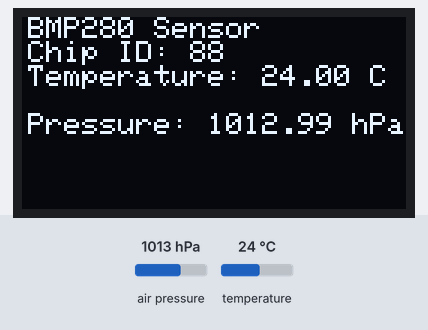
Simulated run of this program. Board: ATmega328P, built with avr-gcc and emulated at 16 MHz. Shown: 128×64 one-colour display. Wiring (inferred from the names in the program): SSD1306 OLED at I2C address 0x3C; BMP280 pressure sensor at I2C address 0x76. The test bench sets the inputs (shaded band); at power-on: air pressure 1013 hPa, temperature 24 °C. What the program prints to the serial monitor is not drawn.

Above: at 2.9 s.
3.0 s: air pressure set to 952 hPa
At 5.2 s:
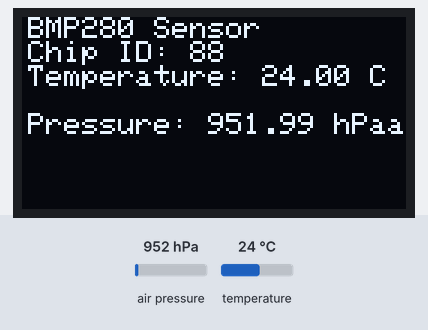
5.9 s: temperature set to 12 °C
At 7.7 s:
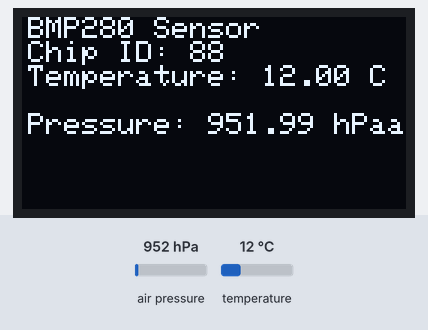
8.0 s: air pressure set to 975 hPa
At 9.9 s:
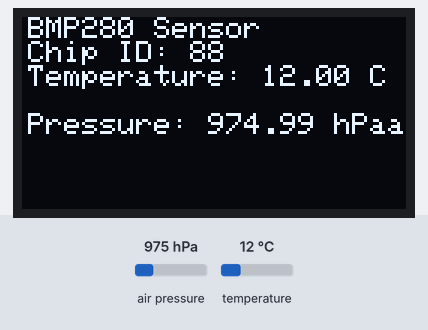
10.2 s: temperature set to 19 °C
Timing chart, 0 to 13.2 s (numbered marks = the images above; inputs shaded):
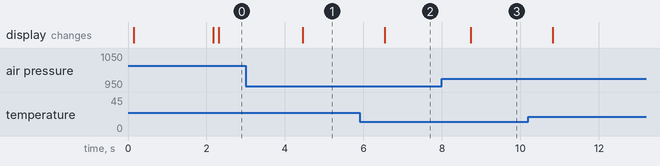

Measured:
- after the input at 3.0 s, the display: changes after 1.5 s (image 1)
- after the input at 5.9 s, the display: changes after 0.65 s (image 2)
- after the input at 8.0 s, the display: changes after 0.73 s (image 3)

The program:

main.c
```c
#include"BMP280.h"
#include"i2c.h"
#include"oled.h"
#include"uart.h"
#include<avr/io.h>
#include<util/delay.h>
int main(void)
{
    uint8_t chip_id;
    int32_t raw_temperature, raw_pressure;
    int32_t temp_integer, temp_decimal;
    int32_t pressure_integer, pressure_decimal;
    int32_t temp_absolute;

    //initialize i2c, bmp280, oled and uart
    i2c_init();
    bmp280_init();
    oled_init();
    UART_Init();
    //read bmp280 chip id and display it on uart and oled
    chip_id =bmp280_read_chip_id();
    uart_clear();
     UART_TxString("Chip ID: ");
    UART_TxHex(chip_id);
    UART_TxString("\r\n");
    oled_set_cursor(0,0);
    //display bmp280 sensor on oled
    oled_print("BMP280 Sensor");
    _delay_ms(2000);
    oled_set_cursor(1,0);
    //display chip id on oled
    oled_print("Chip ID: ");
    oled_print_uint8(chip_id);
     //temperature and pressure calibration data it is read only once and stored in static variables for later use
     bmp280_read_calibration_data();

    while(1)
    {

       //read bmp280 raw data

        raw_temperature = bmp280_read_raw_temperature();
        raw_pressure = bmp280_read_raw_pressure();
        UART_TxString("Raw Temperature: ");
        UART_TxNumber(raw_temperature);
        UART_TxString("\r\n");
        UART_TxString("Raw Pressure: ");
        UART_TxNumber(raw_pressure);
        UART_TxString("\r\n");


        //temperature and pressure compensation

          int32_t temperature = bmp280_compensate_temperature(raw_temperature);
          uint32_t pressure = bmp280_compensate_pressure(raw_pressure);
          //
          if(temperature < 0)
          {
            temp_absolute = -temperature;
              oled_set_cursor(2,0);
              oled_print("Temperature: -");

              UART_TxString("Temperature: -");
              UART_TxNumber(temp_absolute);
              UART_TxString("\r\n");
          }
          else
          {
            temp_absolute = temperature;
              UART_TxString("Temperature: ");
              UART_TxNumber(temp_absolute);
              UART_TxString("\r\n");
              oled_set_cursor(2,0);
              oled_print("Temperature: ");

          }
          //display temperature in celsius with 2 decimal places, temperature is in hundredths of a degree celsius, so divide by 100 to get degrees celsius
          temp_integer = temp_absolute / 100;
          temp_decimal = temp_absolute % 100;
          //always display 2 decimal places for temperature, if temp_decimal is less than 10, add a leading zero
          if(temp_decimal < 10)
          {

              oled_print_uint32(temp_integer);
              oled_print(".");
              oled_print_uint32(0);
              oled_print_uint32(temp_decimal);
              oled_print(" C");
          }
          else
          {

              oled_print_uint32(temp_integer);
              oled_print(".");
              oled_print_uint32(temp_decimal);
              oled_print(" C");
          }
          //pressure display in hPa, pressure is in Pa, so divide by 100 to get hPa
          pressure_integer = pressure / 100;
          pressure_decimal = pressure % 100;
          //always display 2 decimal places for pressure, if pressure_decimal is less than 10, add a leading zero
            if(pressure_decimal < 10)
              {
                oled_set_cursor(4,0);
                oled_print("Pressure: ");
                oled_print_uint32(pressure_integer);
                oled_print(".");
                oled_print_uint32(0);
                oled_print_uint32(pressure_decimal);
                oled_print(" hPa");
              }
            else
              {
                oled_set_cursor(4,0);
                oled_print("Pressure: ");
                oled_print_uint32(pressure_integer);
                oled_print(".");
                oled_print_uint32(pressure_decimal);
                oled_print(" hPa");
              }
        _delay_ms(2000);
    }
}
```

BMP280.c
```c
#define F_CPU 16000000UL

#include <avr/io.h>
#include <stdint.h>
#include <util/delay.h>

#include "bmp280.h"
#include "i2c.h"
#include "uart.h"

/* BMP280 I2C Address */
#define BMP280_ADDR        0x76

/* BMP280 Registers */
#define BMP280_CHIP_ID     0xD0
#define BMP280_RESET       0xE0
#define BMP280_CTRL_MEAS   0xF4
#define BMP280_CONFIG      0xF5

#define BMP280_PRESS_MSB   0xF7
#define BMP280_TEMP_MSB    0xFA

/* Calibration data starts from 0x88 */
#define BMP280_CALIB_START 0x88


/* =========================================================
   Calibration Variables
   ========================================================= */

/* Temperature calibration coefficients */
static uint16_t dig_T1;
static int16_t  dig_T2;
static int16_t  dig_T3;

/* Pressure calibration coefficients */
static uint16_t dig_P1;
static int16_t  dig_P2;
static int16_t  dig_P3;
static int16_t  dig_P4;
static int16_t  dig_P5;
static int16_t  dig_P6;
static int16_t  dig_P7;
static int16_t  dig_P8;
static int16_t  dig_P9;

/* Used by pressure compensation */
static int32_t t_fine;


/* =========================================================
   Read BMP280 Chip ID
   ========================================================= */

uint8_t bmp280_read_chip_id(void)
{
    uint8_t chip_id;

    /* START */
    i2c_start();

    /* BMP280 address + WRITE */
    i2c_write(BMP280_ADDR << 1);

    /* Register address */
    i2c_write(BMP280_CHIP_ID);

    /* Repeated START */
    i2c_start();

    /* BMP280 address + READ */
    i2c_write((BMP280_ADDR << 1) | 1);

    /* Read one byte and send NACK */
    chip_id = i2c_read_nack();

    /* STOP */
    i2c_stop();

    return chip_id;
}


/* =========================================================
   Initialize BMP280
   ========================================================= */

void bmp280_init(void)
{
    i2c_start();

    /* BMP280 address + WRITE */
    i2c_write(BMP280_ADDR << 1);

    /* CTRL_MEAS register */
    i2c_write(BMP280_CTRL_MEAS);

    /*
       0x4F

       Temperature oversampling = x2
       Pressure oversampling   = x4
       Normal mode
    */
    i2c_write(0x4F);

    i2c_stop();

    _delay_ms(100);
}


/* =========================================================
   Read Calibration Data
   ========================================================= */

void bmp280_read_calibration_data(void)
{
    uint8_t data[24];

    /*
       Calibration registers:
       0x88 to 0x9F
       Total = 24 bytes
    */

    i2c_start();

    /* BMP280 address + WRITE */
    i2c_write(BMP280_ADDR << 1);

    /* Start calibration register */
    i2c_write(BMP280_CALIB_START);

    /* Repeated START */
    i2c_start();

    /* BMP280 address + READ */
    i2c_write((BMP280_ADDR << 1) | 1);

    /* Read first 23 bytes with ACK */
    for (uint8_t i = 0; i < 23; i++)
    {
        data[i] = i2c_read_ack();
    }

    /* Read last byte with NACK */
    data[23] = i2c_read_nack();

    i2c_stop();


    /* =====================================================
       Temperature Calibration Data
       ===================================================== */

    dig_T1 = (uint16_t)data[1] << 8 | data[0];

    dig_T2 = (int16_t)(
                (uint16_t)data[3] << 8 |
                data[2]
             );

    dig_T3 = (int16_t)(
                (uint16_t)data[5] << 8 |
                data[4]
             );


    /* =====================================================
       Pressure Calibration Data
       ===================================================== */

    dig_P1 = (uint16_t)data[7] << 8 | data[6];

    dig_P2 = (int16_t)(
                (uint16_t)data[9] << 8 |
                data[8]
             );

    dig_P3 = (int16_t)(
                (uint16_t)data[11] << 8 |
                data[10]
             );

    dig_P4 = (int16_t)(
                (uint16_t)data[13] << 8 |
                data[12]
             );

    dig_P5 = (int16_t)(
                (uint16_t)data[15] << 8 |
                data[14]
             );

    dig_P6 = (int16_t)(
                (uint16_t)data[17] << 8 |
                data[16]
             );

    dig_P7 = (int16_t)(
                (uint16_t)data[19] << 8 |
                data[18]
             );

    dig_P8 = (int16_t)(
                (uint16_t)data[21] << 8 |
                data[20]
             );

    dig_P9 = (int16_t)(
                (uint16_t)data[23] << 8 |
                data[22]
             );
}


/* =========================================================
   Read Raw Temperature
   ========================================================= */

int32_t bmp280_read_raw_temperature(void)
{
    uint8_t msb;
    uint8_t lsb;
    uint8_t xlsb;

    int32_t raw_temperature;

    i2c_start();

    /* BMP280 address + WRITE */
    i2c_write(BMP280_ADDR << 1);

    /* Temperature MSB register = 0xFA */
    i2c_write(BMP280_TEMP_MSB);

    /* Repeated START */
    i2c_start();

    /* BMP280 address + READ */
    i2c_write((BMP280_ADDR << 1) | 1);

    /* Read 3 bytes */
    msb  = i2c_read_ack();
    lsb  = i2c_read_ack();
    xlsb = i2c_read_nack();

    i2c_stop();


    /*
       BMP280 temperature is 20-bit.

       MSB  -> bits 19:12
       LSB  -> bits 11:4
       XLSB -> bits 3:0
    */

    raw_temperature =
          ((int32_t)msb << 12)
        | ((int32_t)lsb << 4)
        | ((int32_t)xlsb >> 4);

    return raw_temperature;
}


/* =========================================================
   Read Raw Pressure
   ========================================================= */

int32_t bmp280_read_raw_pressure(void)
{
    uint8_t msb;
    uint8_t lsb;
    uint8_t xlsb;

    int32_t raw_pressure;

    i2c_start();

    /* BMP280 address + WRITE */
    i2c_write(BMP280_ADDR << 1);

    /* Pressure MSB register = 0xF7 */
    i2c_write(BMP280_PRESS_MSB);

    /* Repeated START */
    i2c_start();

    /* BMP280 address + READ */
    i2c_write((BMP280_ADDR << 1) | 1);

    /* Read 3 bytes */
    msb  = i2c_read_ack();
    lsb  = i2c_read_ack();
    xlsb = i2c_read_nack();

    i2c_stop();


    /*
       BMP280 pressure is 20-bit.

       MSB  -> bits 19:12
       LSB  -> bits 11:4
       XLSB -> bits 3:0
    */

    raw_pressure =
          ((int32_t)msb << 12)
        | ((int32_t)lsb << 4)
        | ((int32_t)xlsb >> 4);

    return raw_pressure;
}


/* =========================================================
   Temperature Compensation
   =========================================================

   Input:
       adc_T = raw temperature ADC value

   Output:
       Temperature in 0.01 degree Celsius

       Example:
       2534 = 25.34 °C
   ========================================================= */

int32_t bmp280_compensate_temperature(int32_t adc_T)
{
    int32_t var1;
    int32_t var2;
    int32_t temperature;


    /* First calculation */

    var1 =
        ((((adc_T >> 3) -
        ((int32_t)dig_T1 << 1))
        * ((int32_t)dig_T2)) >> 11);


    /* Second calculation */

    var2 =
        (((((adc_T >> 4) -
        ((int32_t)dig_T1)) *
        ((adc_T >> 4) -
        ((int32_t)dig_T1))) >> 12)
        * ((int32_t)dig_T3) >> 14);


    /* t_fine is required for pressure calculation */

    t_fine = var1 + var2;


    /* Temperature in 0.01 °C */

    temperature =
        (t_fine * 5 + 128) >> 8;


    return temperature;
}


/* =========================================================
   Pressure Compensation
   =========================================================

   Input:
       adc_P = raw pressure ADC value

   Output:
       Pressure in Pa
   ========================================================= */

uint32_t bmp280_compensate_pressure(int32_t adc_P)
{
    int64_t var1;
    int64_t var2;
    int64_t pressure;


    var1 = ((int64_t)t_fine) - 128000;


    var2 =
        var1 * var1 * (int64_t)dig_P6;


    var2 =
        var2 +
        ((var1 * (int64_t)dig_P5) << 17);


    var2 =
        var2 +
        (((int64_t)dig_P4) << 35);


    var1 =
        ((var1 * var1 * (int64_t)dig_P3) >> 8)
        +
        ((var1 * (int64_t)dig_P2) << 12);


    var1 =
        ((((int64_t)1 << 47) + var1)
        * ((int64_t)dig_P1)) >> 33;


    /* Avoid division by zero */

    if (var1 == 0)
    {
        return 0;
    }


    pressure =
        (int64_t)1048576 - adc_P;


    pressure =
        (((pressure << 31) - var2) * 3125)
        / var1;


    var1 =
        (((int64_t)dig_P9) *
        ((pressure >> 13) *
        (pressure >> 13))) >> 25;


    var2 =
        (((int64_t)dig_P8) *
        pressure) >> 19;


    pressure =
        ((pressure + var1 + var2) >> 8)
        +
        (((int64_t)dig_P7) << 4);


    /*
       Convert to Pascal.

       Internal result is scaled by 256,
       therefore divide by 256.
    */

    return (uint32_t)(pressure / 256);
}
```

BMP280.h
```c
#ifndef BMP280_H
#define BMP280_H

#include <stdint.h>

uint8_t bmp280_read_chip_id(void);

void bmp280_init(void);

void bmp280_read_calibration_data(void);

int32_t bmp280_read_raw_temperature(void);

int32_t bmp280_read_raw_pressure(void);

int32_t bmp280_compensate_temperature(int32_t adc_T);

uint32_t bmp280_compensate_pressure(int32_t adc_P);

#endif
```

font.h
```c
#ifndef FONT_H_
#define FONT_H_

#include <avr/io.h>
#include <stdint.h>

extern const unsigned char font[];

#endif
```

i2c.c
```c
#define F_CPU 16000000UL

#include <avr/io.h>
#include "i2c.h"

/*
 * ATmega328P I2C/TWI
 *
 * SDA = PC4
 * SCL = PC5
 *
 * CPU clock = 16 MHz
 * I2C clock = 100 kHz
 */

void i2c_init(void)
{
    /*
    *set prescalar
    *set bound rate
    *Enable TWI


    Set SCL frequency = 100 kHz

       SCL = F_CPU / (16 + 2*TWBR*Prescaler)

       Prescaler = 1
       TWBR = 72

       16000000 / (16 + 2*72)
       = 16000000 / 160
       = 100000 Hz
    */

    TWSR = 0x00;        // Prescaler = 1
    TWBR = 72;          // 100 kHz

    TWCR = (1 << TWEN); // Enable TWI
}


/*
 * Generate START condition
 *CLEAR TWINT bit in TWCR register to start the operation
 *set TWSTA bit to generate START condition
 *Enable TWI by setting TWEN bit in TWCR register
 */
void i2c_start(void)
{
    TWCR = (1 << TWINT) |
           (1 << TWSTA) |
           (1 << TWEN);

    /* Wait until START is transmitted */
    while (!(TWCR & (1 << TWINT)));
}


/*
 * Send one byte
 *
 * This can be:
 *   Slave address + Write
 *   Slave address + Read
 *   Register address
 *   Data
 */
void i2c_write(uint8_t data)
{
    TWDR = data;

    TWCR = (1 << TWINT) |
           (1 << TWEN);

    /* Wait until transmission is complete */
    while (!(TWCR & (1 << TWINT)));
}


/*
 * Read a byte and send ACK
 *
 * Used when more bytes are still required.
 */
uint8_t i2c_read_ack(void)
{
    TWCR = (1 << TWINT) |
           (1 << TWEN) |
           (1 << TWEA);//Enable ACK bit to send ACK after receiving data

    /* Wait until data is received */
    while (!(TWCR & (1 << TWINT)));

    return TWDR;
}


/*
 * Read the final byte and send NACK
 *
 * Used when this is the last byte to be read.
 */
uint8_t i2c_read_nack(void)
{//Disable ACK bit to send NACK (TWEA BIT 0)after receiving data not to request more data

    TWCR = (1 << TWINT) |
           (1 << TWEN);

    /* Wait until data is received */
    while (!(TWCR & (1 << TWINT)));

    return TWDR;
}


/*
 * Generate STOP condition
 */
void i2c_stop(void)
{//Generate STOP condition by setting TWSTO bit in TWCR register and clear TWINT to start the operation
    TWCR = (1 << TWINT) |
           (1 << TWSTO) |
           (1 << TWEN);
}
```

i2c.h
```c
#ifndef I2C_H
#define I2C_H

#include <stdint.h>

void i2c_init(void);

void i2c_start(void);

void i2c_write(uint8_t data);

uint8_t i2c_read_ack(void);

uint8_t i2c_read_nack(void);

void i2c_stop(void);

#endif
```

oled.c
```c
#include "oled.h"
#include "i2c.h"
#include "font.h"
void oled_command(uint8_t cmd) {
  i2c_start();
  i2c_write(OLED_ADDR << 1);
  i2c_write(0x00);//for command
  i2c_write(cmd);
  i2c_stop();
}

void oled_data(uint8_t data) {
  i2c_start();
  i2c_write(OLED_ADDR << 1);
  i2c_write(0x40);//for data
  i2c_write(data);
  i2c_stop();
}

void oled_init(void) {
  /* Display OFF */
  oled_command(0xAE);

  /* Horizontal Addressing Mode */
  oled_command(0x20);
  oled_command(0x00);

  /* Page Start Address */
  oled_command(0xB0);

  /* COM Output Scan Direction */
  oled_command(0xC8);

  /* Lower Column Address */
  oled_command(0x00);

  /* Higher Column Address */
  oled_command(0x10);

  /* Display Start Line */
  oled_command(0x40);

  /* Contrast Control */
  oled_command(0x81);
  oled_command(0x7F);

  /* Segment Remap */
  oled_command(0xA1);

  /* Normal Display */
  oled_command(0xA6);

  /* Multiplex Ratio */
  oled_command(0xA8);
  oled_command(0x3F);

  /* Display Offset */
  oled_command(0xD3);
  oled_command(0x00);

  /* Oscillator Frequency */
  oled_command(0xD5);
  oled_command(0x80);

  /* Pre-Charge Period */
  oled_command(0xD9);
  oled_command(0xF1);

  /* COM Pins Hardware Config */
  oled_command(0xDA);
  oled_command(0x12);

  /* VCOM Detect Level */
  oled_command(0xDB);
  oled_command(0x40);

  /* Charge Pump Enable */
  oled_command(0x8D);
  oled_command(0x14);

  /* Display ON */
  oled_command(0xAF);
}

void oled_clear(void)
{
    uint8_t page;
    uint8_t col;

    for(page = 0; page < 8; page++)
    {
        oled_set_cursor(page, 0);

        for(col = 0; col < 128; col++)
        {
            oled_data(0x00);
        }
    }
}

void oled_set_cursor(uint8_t page, uint8_t column)
{
 column += 2;

    oled_command(0xB0 + page);
    oled_command(column & 0x0F);
    oled_command(0x10 | (column >> 4));
}
void oled_print_char(char ch)
{
    uint16_t index;

    index = ((uint8_t)ch) * 5;

    for(uint8_t i = 0; i < 5; i++)
    {
        oled_data(font[index + i]);
    }

    oled_data(0x00);
}
void oled_print(const char *str)
{
    while(*str)
    {
        oled_print_char(*str);
        str++;
    }
}
void oled_print_uint8(uint8_t value)
{
    if(value >= 10)
    {
        oled_print_uint8(value / 10);
    }

    oled_print_char('0' + (value % 10));
}
void oled_print_uint16(uint16_t value)
{
    if(value >= 10)
    {
        oled_print_uint16(value / 10);
    }

    oled_print_char('0' + (value % 10));
}

void oled_print_uint32(uint32_t value)
{
    if(value >= 10)
    {
        oled_print_uint32(value / 10);
    }

    oled_print_char('0' + (value % 10));
}
```

Source omitted: font.c (data table, 8396 bytes), oled.h (490 bytes), uart.c (1973 bytes), uart.h (240 bytes)
